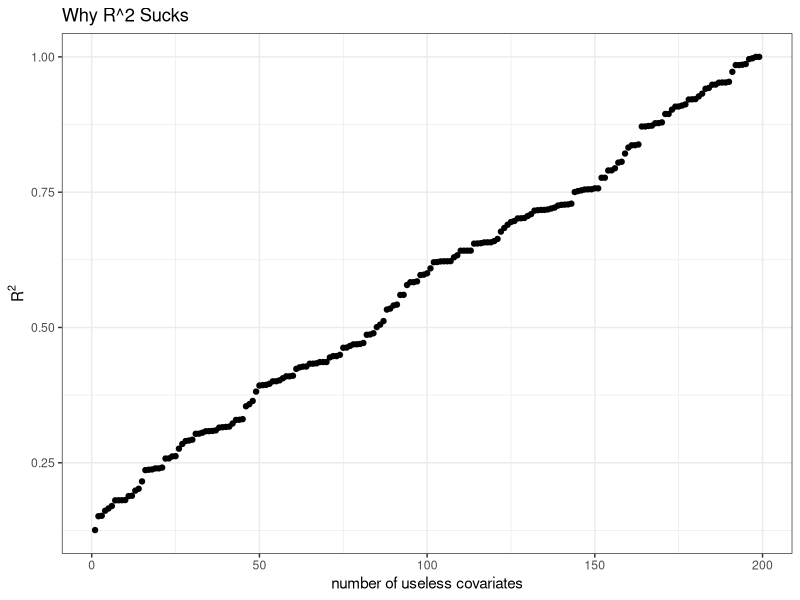

Source code (R):
library(ggplot2)
set.seed(17)

n <- 200

x <- rnorm(n = n, mean = 1, sd = 1)
y <- 2 + 5 * x + rnorm(n = n, mean = 0, sd = 20)
df <- data.frame(y = y, x = x)

lmod <- lm(y ~ x, data = df)
summary(lmod)


R2 <- data.frame(p_useless = NULL, R2 = NULL, adjusted = NULL)

for(i in 1:(n-1)) {
  j <- ncol(df)
  df[ , j+1] <- rnorm(n = n, mean = 0, sd = 1)
  tmp <- data.frame(p_useless = i,
                    R2 = c(summary(lm(y ~ ., data = df))$r.squared)
  )
  R2 <- rbind(R2, tmp)
}


ggplot(data = R2, aes(x = p_useless, y = R2)) + 
  geom_point() + 
  ylab(expression(R^2)) + 
  xlab("number of useless covariates") +
  theme_bw() +
  ggtitle(paste("Why", expression(R^2), "Sucks"))